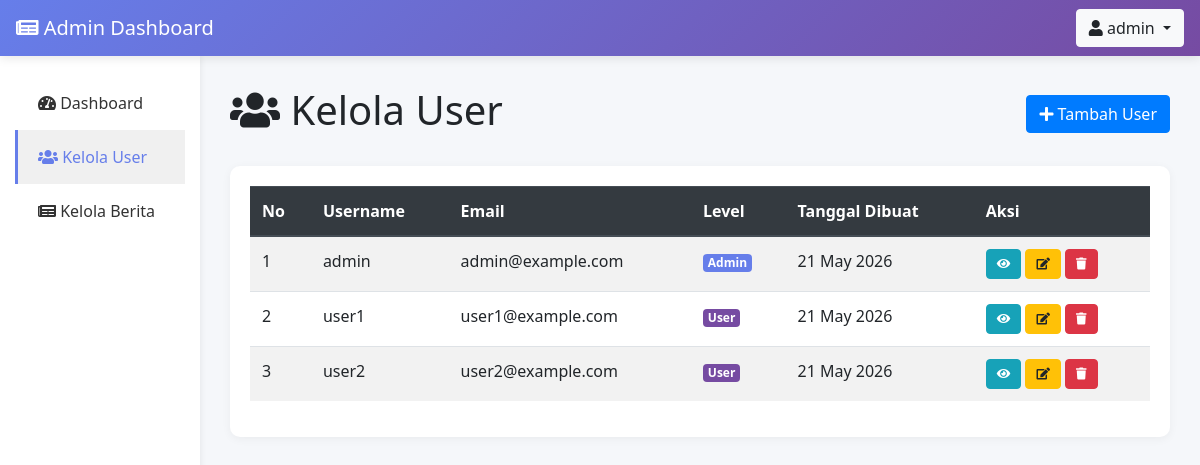
The app's page /admin/user_list.php (signed in) with its own data.
### tables this page shows
CREATE TABLE users (
    id INT PRIMARY KEY AUTO_INCREMENT,
    username VARCHAR(50) UNIQUE NOT NULL,
    password VARCHAR(255) NOT NULL,
    email VARCHAR(100) NOT NULL,
    level ENUM('admin', 'user') DEFAULT 'user',
    created_at TIMESTAMP DEFAULT CURRENT_TIMESTAMP
);

### admin/user_list.php (the view, shortened to what this page needs)
<?php
include '../koneksi.php';
$query = "SELECT * FROM users ORDER BY created_at DESC";
$result = mysqli_query($koneksi, $query);
?>
<!DOCTYPE html>
<html lang="id">
<head>
    <link rel="stylesheet" href="https://stackpath.bootstrapcdn.com/bootstrap/4.5.2/css/bootstrap.min.css">
    <link rel="stylesheet" href="https://cdnjs.cloudflare.com/ajax/libs/font-awesome/5.15.4/css/all.min.css">
</head>
<body>
    <nav class="navbar navbar-dark sticky-top">
        <a class="navbar-brand" href="#">
            <i class="fas fa-newspaper"></i> Admin Dashboard
        </a>
        <div class="dropdown">
            <button class="btn btn-light dropdown-toggle" type="button" id="dropdownMenuButton" data-toggle="dropdown">
                <i class="fas fa-user"></i> <?php echo $_SESSION['username']; ?>
            </button>
        </div>
    </nav>
    <div class="container-fluid">
        <div class="row">
            <nav class="col-md-2 sidebar">
                <div class="nav flex-column">
                    <a class="nav-link" href="index.php">
                        <i class="fas fa-tachometer-alt"></i> Dashboard
                    </a>
                    <a class="nav-link active" href="user_list.php">
                        <i class="fas fa-users"></i> Kelola User
                    </a>
                    <a class="nav-link" href="berita_list.php">
                        <i class="fas fa-newspaper"></i> Kelola Berita
                    </a>
                </div>
            </nav>
            <main class="col-md-10 main-content">
                <div class="d-flex justify-content-between align-items-center mb-4">
                    <h1><i class="fas fa-users"></i> Kelola User</h1>
                    <a href="user_tambah.php" class="btn btn-primary">
                        <i class="fas fa-plus"></i> Tambah User
                    </a>
                </div>
                <div class="table-container">
                    <table class="table table-striped table-hover">
                        <thead class="thead-dark">
                            <tr>
                                <th>No</th>
                                <th>Username</th>
                                <th>Email</th>
                                <th>Level</th>
                                <th>Tanggal Dibuat</th>
                                <th>Aksi</th>
                            </tr>
                        </thead>
                        <tbody>
                            <?php
                            $no = 1;
                            while ($row = mysqli_fetch_assoc($result)) {
                                $badge_class = ($row['level'] == 'admin') ? 'badge-admin' : 'badge-user';
                                $level_text = ucfirst($row['level']);
                                ?>
                                <tr>
                                    <td><?php echo $no++; ?></td>
                                    <td><?php echo $row['username']; ?></td>
                                    <td><?php echo $row['email']; ?></td>
                                    <td>
                                        <span class="badge <?php echo $badge_class; ?> text-white">
                                            <?php echo $level_text; ?>
                                        </span>
                                    </td>
                                    <td><?php echo date('d M Y', strtotime($row['created_at'])); ?></td>
                                    <td>
                                        <a href="user_detail.php?id=<?php echo $row['id']; ?>" class="btn btn-info btn-action">
                                            <i class="fas fa-eye"></i>
                                        </a>
                                        <a href="user_edit.php?id=<?php echo $row['id']; ?>" class="btn btn-warning btn-action">
                                            <i class="fas fa-edit"></i>
                                        </a>
                                        <a href="user_hapus.php?id=<?php echo $row['id']; ?>" class="btn btn-danger btn-action" onclick="return confirm('Yakin ingin hapus?')">
                                            <i class="fas fa-trash"></i>
                                        </a>
                                    </td>
                                </tr>
                            <?php } ?>
                        </tbody>
                    </table>
                </div>
            </main>
        </div>
    </div>
</body>
</html>

### admin/user_list.php (style rules this page uses)
body { background-color: #f5f7fa; font-family: 'Segoe UI', Tahoma, Geneva, Verdana, sans-serif; }
.navbar { background: linear-gradient(135deg, #667eea 0%, #764ba2 100%); box-shadow: 0 2px 10px rgba(0,0,0,0.1); }
.sidebar { background: white; min-height: 100vh; box-shadow: 2px 0 5px rgba(0,0,0,0.05); padding-top: 20px; }
.sidebar .nav-link { color: #333; padding: 15px 20px; border-left: 3px solid transparent; transition: all 0.3s; }
.sidebar .nav-link:hover, .sidebar .nav-link.active { background-color: #f0f0f0; border-left-color: #667eea; color: #667eea; }
.main-content { padding: 30px; }
.table-container { background: white; padding: 20px; border-radius: 10px; box-shadow: 0 2px 10px rgba(0,0,0,0.05); }
.btn-action { padding: 5px 10px; font-size: 12px; }
.badge-admin { background-color: #667eea; }
.badge-user { background-color: #764ba2; }

### records on screen
users: username "admin", email "admin@example.com", level "Admin", created_at "21 May 2026"
users: username "user1", email "user1@example.com", level "User", created_at "21 May 2026"
users: username "user2", email "user2@example.com", level "User", created_at "21 May 2026"

### other values on screen
$_SESSION['username'] "admin"
